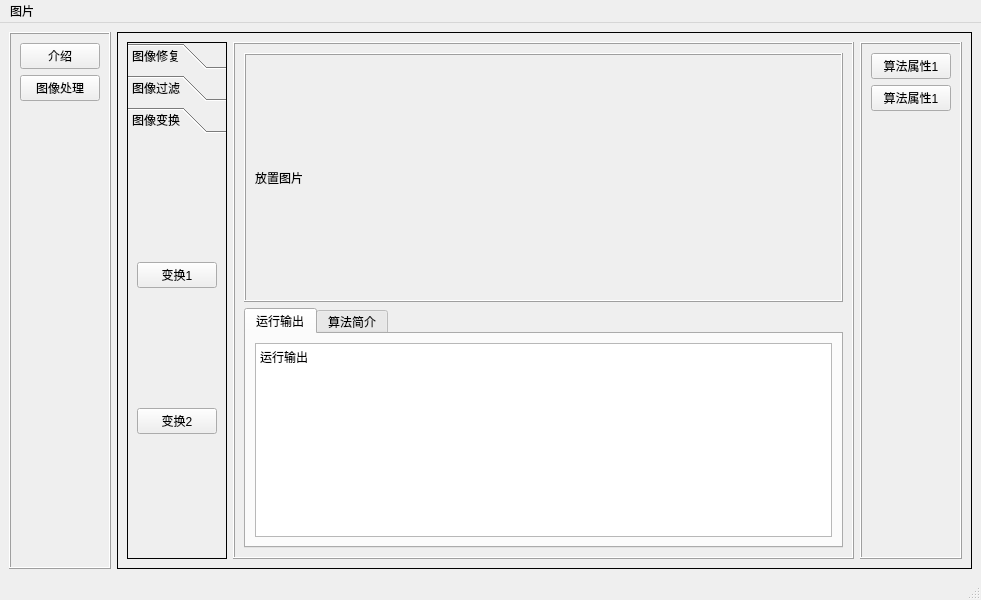
<?xml version="1.0" encoding="UTF-8"?>
<ui version="4.0">
 <class>MainWindow</class>
 <widget class="QMainWindow" name="MainWindow">
  <property name="geometry">
   <rect>
    <x>0</x>
    <y>0</y>
    <width>981</width>
    <height>600</height>
   </rect>
  </property>
  <property name="windowTitle">
   <string>MainWindow</string>
  </property>
  <widget class="QWidget" name="centralwidget">
   <layout class="QHBoxLayout" name="horizontalLayout">
    <item>
     <widget class="QFrame" name="menuFrame">
      <property name="frameShape">
       <enum>QFrame::Box</enum>
      </property>
      <property name="frameShadow">
       <enum>QFrame::Raised</enum>
      </property>
      <layout class="QVBoxLayout" name="verticalLayout">
       <item>
        <widget class="QPushButton" name="introduceBtn">
         <property name="text">
          <string>介绍</string>
         </property>
         <property name="icon">
          <iconset>
           <normaloff>assets/icon/caidanliebiao.png</normaloff>assets/icon/caidanliebiao.png</iconset>
         </property>
        </widget>
       </item>
       <item>
        <widget class="QPushButton" name="imgProcessBtn">
         <property name="text">
          <string>图像处理</string>
         </property>
         <property name="icon">
          <iconset>
           <normaloff>assets/icon/bianji.png</normaloff>assets/icon/bianji.png</iconset>
         </property>
        </widget>
       </item>
       <item>
        <spacer name="verticalSpacer">
         <property name="orientation">
          <enum>Qt::Vertical</enum>
         </property>
         <property name="sizeHint" stdset="0">
          <size>
           <width>20</width>
           <height>40</height>
          </size>
         </property>
        </spacer>
       </item>
      </layout>
     </widget>
    </item>
    <item>
     <widget class="QStackedWidget" name="stackedWidget">
      <property name="frameShape">
       <enum>QFrame::Box</enum>
      </property>
      <property name="currentIndex">
       <number>1</number>
      </property>
      <widget class="QWidget" name="pageIntroduce">
       <layout class="QHBoxLayout" name="horizontalLayout_3">
        <item>
         <widget class="QTextEdit" name="introduceTextEdit">
          <property name="html">
           <string>&lt;!DOCTYPE HTML PUBLIC &quot;-//W3C//DTD HTML 4.0//EN&quot; &quot;http://www.w3.org/TR/REC-html40/strict.dtd&quot;&gt;
&lt;html&gt;&lt;head&gt;&lt;meta name=&quot;qrichtext&quot; content=&quot;1&quot; /&gt;&lt;meta charset=&quot;utf-8&quot; /&gt;&lt;style type=&quot;text/css&quot;&gt;
p, li { white-space: pre-wrap; }
hr { height: 1px; border-width: 0; }
li.unchecked::marker { content: &quot;\2610&quot;; }
li.checked::marker { content: &quot;\2612&quot;; }
&lt;/style&gt;&lt;/head&gt;&lt;body style=&quot; font-family:'Microsoft YaHei UI'; font-size:9pt; font-weight:400; font-style:normal;&quot;&gt;
&lt;p style=&quot; margin-top:0px; margin-bottom:0px; margin-left:0px; margin-right:0px; -qt-block-indent:0; text-indent:0px;&quot;&gt;制作想法:&lt;/p&gt;
&lt;p style=&quot; margin-top:0px; margin-bottom:0px; margin-left:0px; margin-right:0px; -qt-block-indent:0; text-indent:0px;&quot;&gt;尝试将OpenCV和QT结合起来开发一个可用的程序.&lt;/p&gt;
&lt;p style=&quot;-qt-paragraph-type:empty; margin-top:0px; margin-bottom:0px; margin-left:0px; margin-right:0px; -qt-block-indent:0; text-indent:0px;&quot;&gt;&lt;br /&gt;&lt;/p&gt;
&lt;p style=&quot; margin-top:0px; margin-bottom:0px; margin-left:0px; margin-right:0px; -qt-block-indent:0; text-indent:0px;&quot;&gt;软件介绍:&lt;/p&gt;
&lt;p style=&quot; margin-top:0px; margin-bottom:0px; margin-left:0px; margin-right:0px; -qt-block-indent:0; text-indent:0px;&quot;&gt;通过opencv对导入的图片进行处理,然后将结果进行输出.&lt;/p&gt;
&lt;p style=&quot;-qt-paragraph-type:empty; margin-top:0px; margin-bottom:0px; margin-left:0px; margin-right:0px; -qt-block-indent:0; text-indent:0px;&quot;&gt;&lt;br /&gt;&lt;/p&gt;
&lt;p style=&quot; margin-top:0px; margin-bottom:0px; margin-left:0px; margin-right:0px; -qt-block-indent:0; text-indent:0px;&quot;&gt;使用方法:&lt;/p&gt;
&lt;p style=&quot; margin-top:0px; margin-bottom:0px; margin-left:0px; margin-right:0px; -qt-block-indent:0; text-indent:0px;&quot;&gt;1. 导入图片&lt;/p&gt;
&lt;p style=&quot; margin-top:0px; margin-bottom:0px; margin-left:0px; margin-right:0px; -qt-block-indent:0; text-indent:0px;&quot;&gt;2. 选择合适的算法进行图像处理&lt;/p&gt;
&lt;p style=&quot; margin-top:0px; margin-bottom:0px; margin-left:0px; margin-right:0px; -qt-block-indent:0; text-indent:0px;&quot;&gt;3. 导出图片&lt;/p&gt;&lt;/body&gt;&lt;/html&gt;</string>
          </property>
         </widget>
        </item>
       </layout>
      </widget>
      <widget class="QWidget" name="pageProcess">
       <layout class="QHBoxLayout" name="horizontalLayout_2">
        <item>
         <widget class="QToolBox" name="functionToolBox">
          <property name="sizePolicy">
           <sizepolicy hsizetype="Fixed" vsizetype="Preferred">
            <horstretch>0</horstretch>
            <verstretch>0</verstretch>
           </sizepolicy>
          </property>
          <property name="frameShape">
           <enum>QFrame::Panel</enum>
          </property>
          <property name="currentIndex">
           <number>2</number>
          </property>
          <widget class="QWidget" name="imgRepair">
           <property name="geometry">
            <rect>
             <x>0</x>
             <y>0</y>
             <width>93</width>
             <height>428</height>
            </rect>
           </property>
           <attribute name="label">
            <string>图像修复</string>
           </attribute>
           <layout class="QVBoxLayout" name="verticalLayout_4">
            <item>
             <widget class="QPushButton" name="repairBtn_1">
              <property name="text">
               <string>修复1</string>
              </property>
             </widget>
            </item>
            <item>
             <widget class="QPushButton" name="repairBtn_2">
              <property name="text">
               <string>修复2</string>
              </property>
             </widget>
            </item>
           </layout>
          </widget>
          <widget class="QWidget" name="imgFilter">
           <property name="geometry">
            <rect>
             <x>0</x>
             <y>0</y>
             <width>93</width>
             <height>428</height>
            </rect>
           </property>
           <attribute name="label">
            <string>图像过滤</string>
           </attribute>
           <layout class="QVBoxLayout" name="verticalLayout_3">
            <item>
             <widget class="QPushButton" name="filterBtn_1">
              <property name="text">
               <string>过滤1</string>
              </property>
             </widget>
            </item>
            <item>
             <widget class="QPushButton" name="filterBtn_2">
              <property name="text">
               <string>过滤2</string>
              </property>
             </widget>
            </item>
           </layout>
          </widget>
          <widget class="QWidget" name="imgTransfer">
           <property name="geometry">
            <rect>
             <x>0</x>
             <y>0</y>
             <width>93</width>
             <height>428</height>
            </rect>
           </property>
           <attribute name="label">
            <string>图像变换</string>
           </attribute>
           <layout class="QVBoxLayout" name="verticalLayout_7">
            <item>
             <widget class="QPushButton" name="transferBtn_2">
              <property name="text">
               <string>变换1</string>
              </property>
             </widget>
            </item>
            <item>
             <widget class="QPushButton" name="transferBtn_1">
              <property name="text">
               <string>变换2</string>
              </property>
             </widget>
            </item>
           </layout>
          </widget>
         </widget>
        </item>
        <item>
         <widget class="QFrame" name="mainFrame">
          <property name="frameShape">
           <enum>QFrame::Box</enum>
          </property>
          <property name="frameShadow">
           <enum>QFrame::Raised</enum>
          </property>
          <layout class="QVBoxLayout" name="verticalLayout_11">
           <item>
            <widget class="QFrame" name="imageFrame">
             <property name="frameShape">
              <enum>QFrame::Box</enum>
             </property>
             <property name="frameShadow">
              <enum>QFrame::Raised</enum>
             </property>
             <layout class="QVBoxLayout" name="verticalLayout_8">
              <item>
               <widget class="QLabel" name="imageLabel">
                <property name="text">
                 <string>放置图片</string>
                </property>
               </widget>
              </item>
             </layout>
            </widget>
           </item>
           <item>
            <widget class="QTabWidget" name="outputTabWidget">
             <property name="sizePolicy">
              <sizepolicy hsizetype="Expanding" vsizetype="Fixed">
               <horstretch>0</horstretch>
               <verstretch>0</verstretch>
              </sizepolicy>
             </property>
             <property name="currentIndex">
              <number>0</number>
             </property>
             <widget class="QWidget" name="outputTab">
              <attribute name="title">
               <string>运行输出</string>
              </attribute>
              <layout class="QVBoxLayout" name="verticalLayout_9">
               <item>
                <widget class="QTextBrowser" name="outputTB">
                 <property name="html">
                  <string>&lt;!DOCTYPE HTML PUBLIC &quot;-//W3C//DTD HTML 4.0//EN&quot; &quot;http://www.w3.org/TR/REC-html40/strict.dtd&quot;&gt;
&lt;html&gt;&lt;head&gt;&lt;meta name=&quot;qrichtext&quot; content=&quot;1&quot; /&gt;&lt;meta charset=&quot;utf-8&quot; /&gt;&lt;style type=&quot;text/css&quot;&gt;
p, li { white-space: pre-wrap; }
hr { height: 1px; border-width: 0; }
li.unchecked::marker { content: &quot;\2610&quot;; }
li.checked::marker { content: &quot;\2612&quot;; }
&lt;/style&gt;&lt;/head&gt;&lt;body style=&quot; font-family:'Microsoft YaHei UI'; font-size:9pt; font-weight:400; font-style:normal;&quot;&gt;
&lt;p style=&quot; margin-top:0px; margin-bottom:0px; margin-left:0px; margin-right:0px; -qt-block-indent:0; text-indent:0px;&quot;&gt;运行输出&lt;/p&gt;&lt;/body&gt;&lt;/html&gt;</string>
                 </property>
                </widget>
               </item>
              </layout>
             </widget>
             <widget class="QWidget" name="introduceTab">
              <attribute name="title">
               <string>算法简介</string>
              </attribute>
              <layout class="QVBoxLayout" name="verticalLayout_10">
               <item>
                <widget class="QTextBrowser" name="introducecTB">
                 <property name="html">
                  <string>&lt;!DOCTYPE HTML PUBLIC &quot;-//W3C//DTD HTML 4.0//EN&quot; &quot;http://www.w3.org/TR/REC-html40/strict.dtd&quot;&gt;
&lt;html&gt;&lt;head&gt;&lt;meta name=&quot;qrichtext&quot; content=&quot;1&quot; /&gt;&lt;meta charset=&quot;utf-8&quot; /&gt;&lt;style type=&quot;text/css&quot;&gt;
p, li { white-space: pre-wrap; }
hr { height: 1px; border-width: 0; }
li.unchecked::marker { content: &quot;\2610&quot;; }
li.checked::marker { content: &quot;\2612&quot;; }
&lt;/style&gt;&lt;/head&gt;&lt;body style=&quot; font-family:'Microsoft YaHei UI'; font-size:9pt; font-weight:400; font-style:normal;&quot;&gt;
&lt;p style=&quot; margin-top:0px; margin-bottom:0px; margin-left:0px; margin-right:0px; -qt-block-indent:0; text-indent:0px;&quot;&gt;算法文字介绍&lt;/p&gt;&lt;/body&gt;&lt;/html&gt;</string>
                 </property>
                </widget>
               </item>
              </layout>
             </widget>
            </widget>
           </item>
          </layout>
         </widget>
        </item>
        <item>
         <widget class="QFrame" name="propertiesFrame">
          <property name="frameShape">
           <enum>QFrame::Box</enum>
          </property>
          <property name="frameShadow">
           <enum>QFrame::Raised</enum>
          </property>
          <layout class="QVBoxLayout" name="verticalLayout_2">
           <item>
            <widget class="QPushButton" name="propertyBtn_1">
             <property name="text">
              <string>算法属性1</string>
             </property>
            </widget>
           </item>
           <item>
            <widget class="QPushButton" name="propertyBtn_2">
             <property name="text">
              <string>算法属性1</string>
             </property>
            </widget>
           </item>
           <item>
            <spacer name="verticalSpacer_2">
             <property name="orientation">
              <enum>Qt::Vertical</enum>
             </property>
             <property name="sizeHint" stdset="0">
              <size>
               <width>20</width>
               <height>40</height>
              </size>
             </property>
            </spacer>
           </item>
          </layout>
         </widget>
        </item>
       </layout>
      </widget>
     </widget>
    </item>
   </layout>
  </widget>
  <widget class="QMenuBar" name="menubar">
   <property name="geometry">
    <rect>
     <x>0</x>
     <y>0</y>
     <width>981</width>
     <height>22</height>
    </rect>
   </property>
   <widget class="QMenu" name="menu">
    <property name="title">
     <string>图片</string>
    </property>
    <addaction name="actionimport"/>
    <addaction name="actionexport"/>
   </widget>
   <addaction name="menu"/>
  </widget>
  <widget class="QStatusBar" name="statusbar"/>
  <action name="actionimport">
   <property name="icon">
    <iconset>
     <normaloff>assets/icon/zengjia.png</normaloff>assets/icon/zengjia.png</iconset>
   </property>
   <property name="text">
    <string>导入</string>
   </property>
  </action>
  <action name="actionexport">
   <property name="icon">
    <iconset>
     <normaloff>assets/icon/jianshao.png</normaloff>assets/icon/jianshao.png</iconset>
   </property>
   <property name="text">
    <string>导出</string>
   </property>
  </action>
 </widget>
 <resources/>
 <connections/>
</ui>
